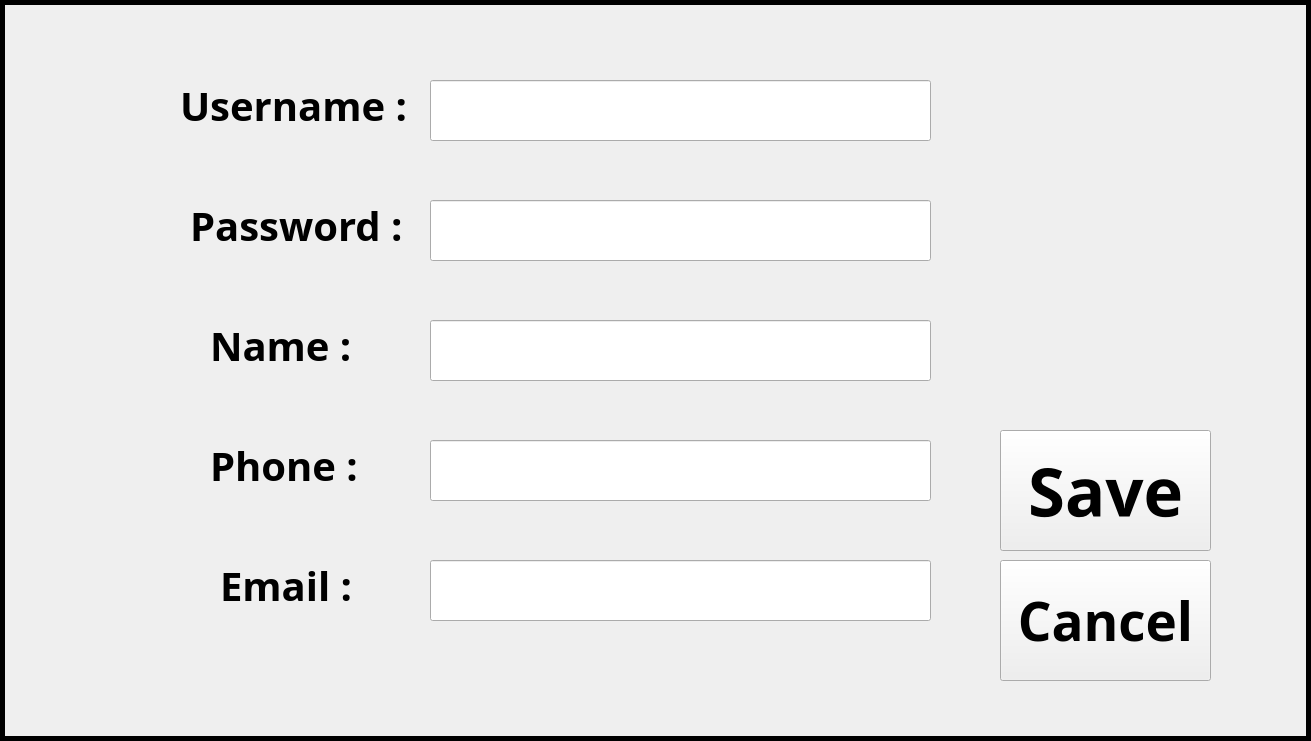
<?xml version="1.0" encoding="UTF-8"?>
<ui version="4.0">
 <class>change</class>
 <widget class="QMainWindow" name="change">
  <property name="geometry">
   <rect>
    <x>0</x>
    <y>0</y>
    <width>1311</width>
    <height>741</height>
   </rect>
  </property>
  <property name="windowTitle">
   <string>MainWindow</string>
  </property>
  <widget class="QWidget" name="centralwidget">
   <widget class="QLabel" name="lbl_phone">
    <property name="geometry">
     <rect>
      <x>210</x>
      <y>420</y>
      <width>221</width>
      <height>91</height>
     </rect>
    </property>
    <property name="font">
     <font>
      <family>Tempus Sans ITC</family>
      <pointsize>30</pointsize>
      <bold>true</bold>
     </font>
    </property>
    <property name="text">
     <string>Phone :</string>
    </property>
   </widget>
   <widget class="QLineEdit" name="line_phone">
    <property name="geometry">
     <rect>
      <x>430</x>
      <y>440</y>
      <width>501</width>
      <height>61</height>
     </rect>
    </property>
    <property name="font">
     <font>
      <family>Tempus Sans ITC</family>
      <pointsize>30</pointsize>
      <bold>true</bold>
     </font>
    </property>
    <property name="text">
     <string/>
    </property>
   </widget>
   <widget class="QLabel" name="lbl_skull_pirate_4">
    <property name="geometry">
     <rect>
      <x>60</x>
      <y>420</y>
      <width>101</width>
      <height>101</height>
     </rect>
    </property>
    <property name="styleSheet">
     <string notr="true">image: url(:/photos/Pirate skull.png);</string>
    </property>
    <property name="text">
     <string/>
    </property>
   </widget>
   <widget class="QLabel" name="lbl_email">
    <property name="geometry">
     <rect>
      <x>220</x>
      <y>540</y>
      <width>211</width>
      <height>91</height>
     </rect>
    </property>
    <property name="font">
     <font>
      <family>Tempus Sans ITC</family>
      <pointsize>30</pointsize>
      <bold>true</bold>
     </font>
    </property>
    <property name="text">
     <string>Email :</string>
    </property>
   </widget>
   <widget class="QLabel" name="lbl_back_skull">
    <property name="geometry">
     <rect>
      <x>930</x>
      <y>50</y>
      <width>361</width>
      <height>371</height>
     </rect>
    </property>
    <property name="styleSheet">
     <string notr="true">image: url(:/photos/skull-king-pirate.png);</string>
    </property>
    <property name="text">
     <string/>
    </property>
   </widget>
   <widget class="QLabel" name="lbl_skull_pirate">
    <property name="geometry">
     <rect>
      <x>60</x>
      <y>60</y>
      <width>101</width>
      <height>101</height>
     </rect>
    </property>
    <property name="styleSheet">
     <string notr="true">image: url(:/photos/Pirate skull.png);</string>
    </property>
    <property name="text">
     <string/>
    </property>
   </widget>
   <widget class="QLabel" name="lbl_skull_pirate_3">
    <property name="geometry">
     <rect>
      <x>60</x>
      <y>300</y>
      <width>101</width>
      <height>101</height>
     </rect>
    </property>
    <property name="styleSheet">
     <string notr="true">image: url(:/photos/Pirate skull.png);</string>
    </property>
    <property name="text">
     <string/>
    </property>
   </widget>
   <widget class="QLineEdit" name="line_email">
    <property name="geometry">
     <rect>
      <x>430</x>
      <y>560</y>
      <width>501</width>
      <height>61</height>
     </rect>
    </property>
    <property name="font">
     <font>
      <family>Tempus Sans ITC</family>
      <pointsize>30</pointsize>
      <bold>true</bold>
     </font>
    </property>
    <property name="text">
     <string/>
    </property>
   </widget>
   <widget class="QLineEdit" name="line_password">
    <property name="geometry">
     <rect>
      <x>430</x>
      <y>200</y>
      <width>501</width>
      <height>61</height>
     </rect>
    </property>
    <property name="font">
     <font>
      <family>Tempus Sans ITC</family>
      <pointsize>30</pointsize>
      <bold>true</bold>
     </font>
    </property>
    <property name="text">
     <string/>
    </property>
   </widget>
   <widget class="QLabel" name="lbl_password">
    <property name="geometry">
     <rect>
      <x>190</x>
      <y>180</y>
      <width>241</width>
      <height>91</height>
     </rect>
    </property>
    <property name="font">
     <font>
      <family>Tempus Sans ITC</family>
      <pointsize>30</pointsize>
      <bold>true</bold>
     </font>
    </property>
    <property name="text">
     <string>Password : </string>
    </property>
   </widget>
   <widget class="QLabel" name="lbl_skull_pirate_2">
    <property name="geometry">
     <rect>
      <x>60</x>
      <y>180</y>
      <width>101</width>
      <height>101</height>
     </rect>
    </property>
    <property name="styleSheet">
     <string notr="true">image: url(:/photos/Pirate skull.png);</string>
    </property>
    <property name="text">
     <string/>
    </property>
   </widget>
   <widget class="QLabel" name="lbl_skull_pirate_5">
    <property name="geometry">
     <rect>
      <x>60</x>
      <y>540</y>
      <width>101</width>
      <height>101</height>
     </rect>
    </property>
    <property name="styleSheet">
     <string notr="true">image: url(:/photos/Pirate skull.png);</string>
    </property>
    <property name="text">
     <string/>
    </property>
   </widget>
   <widget class="QLabel" name="lbl_name">
    <property name="geometry">
     <rect>
      <x>210</x>
      <y>300</y>
      <width>191</width>
      <height>91</height>
     </rect>
    </property>
    <property name="font">
     <font>
      <family>Tempus Sans ITC</family>
      <pointsize>30</pointsize>
      <bold>true</bold>
     </font>
    </property>
    <property name="text">
     <string>Name :</string>
    </property>
   </widget>
   <widget class="QLineEdit" name="line_name">
    <property name="geometry">
     <rect>
      <x>430</x>
      <y>320</y>
      <width>501</width>
      <height>61</height>
     </rect>
    </property>
    <property name="font">
     <font>
      <family>Tempus Sans ITC</family>
      <pointsize>30</pointsize>
      <bold>true</bold>
     </font>
    </property>
    <property name="text">
     <string/>
    </property>
   </widget>
   <widget class="QLabel" name="lbl_userrname">
    <property name="geometry">
     <rect>
      <x>180</x>
      <y>60</y>
      <width>261</width>
      <height>91</height>
     </rect>
    </property>
    <property name="font">
     <font>
      <family>Tempus Sans ITC</family>
      <pointsize>30</pointsize>
      <bold>true</bold>
     </font>
    </property>
    <property name="text">
     <string>Username :</string>
    </property>
   </widget>
   <widget class="QPushButton" name="btn_save">
    <property name="geometry">
     <rect>
      <x>1000</x>
      <y>430</y>
      <width>211</width>
      <height>121</height>
     </rect>
    </property>
    <property name="font">
     <font>
      <family>Tempus Sans ITC</family>
      <pointsize>50</pointsize>
      <bold>true</bold>
     </font>
    </property>
    <property name="styleSheet">
     <string notr="true">image: url(:/photos/playground.png);</string>
    </property>
    <property name="text">
     <string>Save</string>
    </property>
    <property name="shortcut">
     <string>Return</string>
    </property>
   </widget>
   <widget class="QLineEdit" name="line_username">
    <property name="geometry">
     <rect>
      <x>430</x>
      <y>80</y>
      <width>501</width>
      <height>61</height>
     </rect>
    </property>
    <property name="font">
     <font>
      <family>Tempus Sans ITC</family>
      <pointsize>30</pointsize>
      <bold>true</bold>
     </font>
    </property>
    <property name="text">
     <string/>
    </property>
   </widget>
   <widget class="QLabel" name="lbl_background">
    <property name="geometry">
     <rect>
      <x>0</x>
      <y>0</y>
      <width>1311</width>
      <height>741</height>
     </rect>
    </property>
    <property name="font">
     <font>
      <bold>false</bold>
     </font>
    </property>
    <property name="styleSheet">
     <string notr="true">image: url(:/photos/playground.png);</string>
    </property>
    <property name="frameShape">
     <enum>QFrame::Box</enum>
    </property>
    <property name="lineWidth">
     <number>5</number>
    </property>
    <property name="text">
     <string/>
    </property>
   </widget>
   <widget class="QPushButton" name="btn_cancel">
    <property name="geometry">
     <rect>
      <x>1000</x>
      <y>560</y>
      <width>211</width>
      <height>121</height>
     </rect>
    </property>
    <property name="font">
     <font>
      <family>Tempus Sans ITC</family>
      <pointsize>40</pointsize>
      <bold>true</bold>
     </font>
    </property>
    <property name="styleSheet">
     <string notr="true">image: url(:/photos/playground.png);</string>
    </property>
    <property name="text">
     <string>Cancel</string>
    </property>
    <property name="shortcut">
     <string>Esc</string>
    </property>
   </widget>
   <widget class="QLabel" name="lbl_password_massage">
    <property name="geometry">
     <rect>
      <x>430</x>
      <y>270</y>
      <width>501</width>
      <height>31</height>
     </rect>
    </property>
    <property name="font">
     <font>
      <family>Tempus Sans ITC</family>
      <pointsize>17</pointsize>
      <bold>false</bold>
     </font>
    </property>
    <property name="text">
     <string/>
    </property>
   </widget>
   <widget class="QLabel" name="lbl_name_massage">
    <property name="geometry">
     <rect>
      <x>430</x>
      <y>400</y>
      <width>501</width>
      <height>31</height>
     </rect>
    </property>
    <property name="font">
     <font>
      <family>Tempus Sans ITC</family>
      <pointsize>17</pointsize>
      <bold>false</bold>
     </font>
    </property>
    <property name="text">
     <string/>
    </property>
   </widget>
   <widget class="QLabel" name="lbl_phone_massage">
    <property name="geometry">
     <rect>
      <x>430</x>
      <y>520</y>
      <width>501</width>
      <height>31</height>
     </rect>
    </property>
    <property name="font">
     <font>
      <family>Tempus Sans ITC</family>
      <pointsize>17</pointsize>
      <bold>false</bold>
     </font>
    </property>
    <property name="text">
     <string/>
    </property>
   </widget>
   <widget class="QLabel" name="lbl_username_massage">
    <property name="geometry">
     <rect>
      <x>430</x>
      <y>150</y>
      <width>501</width>
      <height>31</height>
     </rect>
    </property>
    <property name="font">
     <font>
      <family>Tempus Sans ITC</family>
      <pointsize>17</pointsize>
      <bold>false</bold>
     </font>
    </property>
    <property name="text">
     <string/>
    </property>
   </widget>
   <widget class="QLabel" name="lbl_email_massage">
    <property name="geometry">
     <rect>
      <x>430</x>
      <y>630</y>
      <width>501</width>
      <height>31</height>
     </rect>
    </property>
    <property name="font">
     <font>
      <family>Tempus Sans ITC</family>
      <pointsize>17</pointsize>
      <bold>false</bold>
     </font>
    </property>
    <property name="text">
     <string/>
    </property>
   </widget>
   <zorder>lbl_background</zorder>
   <zorder>lbl_phone</zorder>
   <zorder>line_phone</zorder>
   <zorder>lbl_skull_pirate_4</zorder>
   <zorder>lbl_email</zorder>
   <zorder>lbl_back_skull</zorder>
   <zorder>lbl_skull_pirate</zorder>
   <zorder>lbl_skull_pirate_3</zorder>
   <zorder>line_email</zorder>
   <zorder>line_password</zorder>
   <zorder>lbl_password</zorder>
   <zorder>lbl_skull_pirate_2</zorder>
   <zorder>lbl_skull_pirate_5</zorder>
   <zorder>lbl_name</zorder>
   <zorder>line_name</zorder>
   <zorder>lbl_userrname</zorder>
   <zorder>btn_save</zorder>
   <zorder>line_username</zorder>
   <zorder>btn_cancel</zorder>
   <zorder>lbl_password_massage</zorder>
   <zorder>lbl_name_massage</zorder>
   <zorder>lbl_phone_massage</zorder>
   <zorder>lbl_username_massage</zorder>
   <zorder>lbl_email_massage</zorder>
  </widget>
 </widget>
 <resources/>
 <connections/>
</ui>
